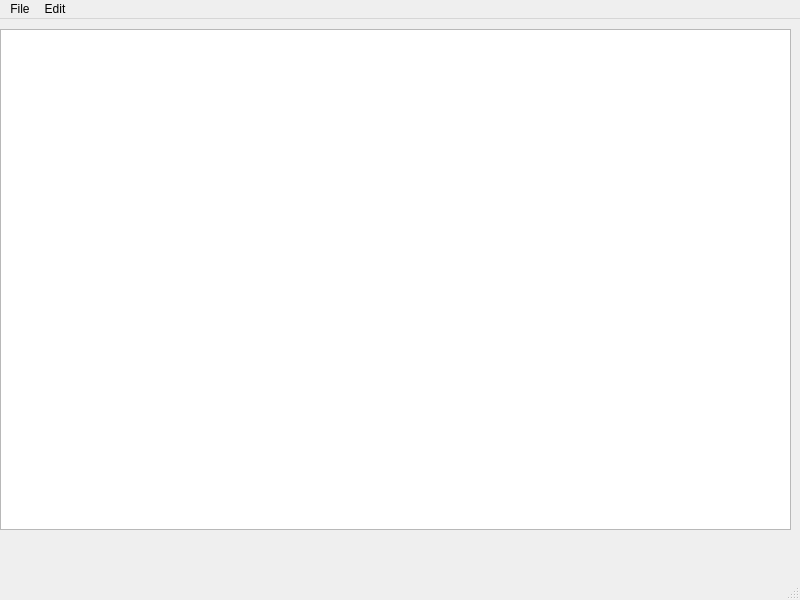
<?xml version="1.0" encoding="UTF-8"?>
<ui version="4.0">
 <class>MainWindow</class>
 <widget class="QMainWindow" name="MainWindow">
  <property name="geometry">
   <rect>
    <x>0</x>
    <y>0</y>
    <width>800</width>
    <height>600</height>
   </rect>
  </property>
  <property name="windowTitle">
   <string>MainWindow</string>
  </property>
  <widget class="QWidget" name="centralwidget">
   <widget class="QTextEdit" name="textEdit">
    <property name="geometry">
     <rect>
      <x>0</x>
      <y>10</y>
      <width>791</width>
      <height>501</height>
     </rect>
    </property>
   </widget>
  </widget>
  <widget class="QMenuBar" name="menuBar">
   <property name="geometry">
    <rect>
     <x>0</x>
     <y>0</y>
     <width>800</width>
     <height>23</height>
    </rect>
   </property>
   <widget class="QMenu" name="menuFile">
    <property name="title">
     <string>File</string>
    </property>
    <addaction name="actionNew"/>
    <addaction name="actionOpen"/>
    <addaction name="actionSave"/>
    <addaction name="actionSave_As"/>
   </widget>
   <widget class="QMenu" name="menuEdit">
    <property name="title">
     <string>Edit</string>
    </property>
    <addaction name="actionCut"/>
    <addaction name="actionCopy"/>
    <addaction name="actionPaste"/>
    <addaction name="actionRedo"/>
    <addaction name="actionUndo"/>
   </widget>
   <addaction name="menuFile"/>
   <addaction name="menuEdit"/>
  </widget>
  <widget class="QStatusBar" name="statusbar"/>
  <action name="actionNew">
   <property name="icon">
    <iconset theme="QIcon::ThemeIcon::DocumentNew"/>
   </property>
   <property name="text">
    <string>New</string>
   </property>
   <property name="shortcut">
    <string>Ctrl+N</string>
   </property>
  </action>
  <action name="actionOpen">
   <property name="icon">
    <iconset theme="QIcon::ThemeIcon::DocumentOpen"/>
   </property>
   <property name="text">
    <string>Open</string>
   </property>
   <property name="shortcut">
    <string>Ctrl+O</string>
   </property>
  </action>
  <action name="actionSave">
   <property name="icon">
    <iconset theme="QIcon::ThemeIcon::DocumentSave"/>
   </property>
   <property name="text">
    <string>Save</string>
   </property>
   <property name="shortcut">
    <string>Ctrl+S</string>
   </property>
  </action>
  <action name="actionSave_As">
   <property name="icon">
    <iconset theme="QIcon::ThemeIcon::DocumentSaveAs"/>
   </property>
   <property name="text">
    <string>Save As</string>
   </property>
  </action>
  <action name="actionCut">
   <property name="icon">
    <iconset theme="QIcon::ThemeIcon::EditCut"/>
   </property>
   <property name="text">
    <string>Cut</string>
   </property>
   <property name="shortcut">
    <string>Ctrl+X</string>
   </property>
  </action>
  <action name="actionCopy">
   <property name="icon">
    <iconset theme="QIcon::ThemeIcon::EditCopy"/>
   </property>
   <property name="text">
    <string>Copy</string>
   </property>
   <property name="shortcut">
    <string>Ctrl+C</string>
   </property>
  </action>
  <action name="actionPaste">
   <property name="icon">
    <iconset theme="QIcon::ThemeIcon::EditPaste"/>
   </property>
   <property name="text">
    <string>Paste</string>
   </property>
   <property name="shortcut">
    <string>Ctrl+V</string>
   </property>
  </action>
  <action name="actionRedo">
   <property name="icon">
    <iconset theme="QIcon::ThemeIcon::EditRedo"/>
   </property>
   <property name="text">
    <string>Redo</string>
   </property>
   <property name="shortcut">
    <string>Ctrl+Y</string>
   </property>
  </action>
  <action name="actionUndo">
   <property name="icon">
    <iconset theme="QIcon::ThemeIcon::EditUndo"/>
   </property>
   <property name="text">
    <string>Undo</string>
   </property>
   <property name="shortcut">
    <string>Ctrl+Z</string>
   </property>
  </action>
 </widget>
 <resources/>
 <connections/>
</ui>
